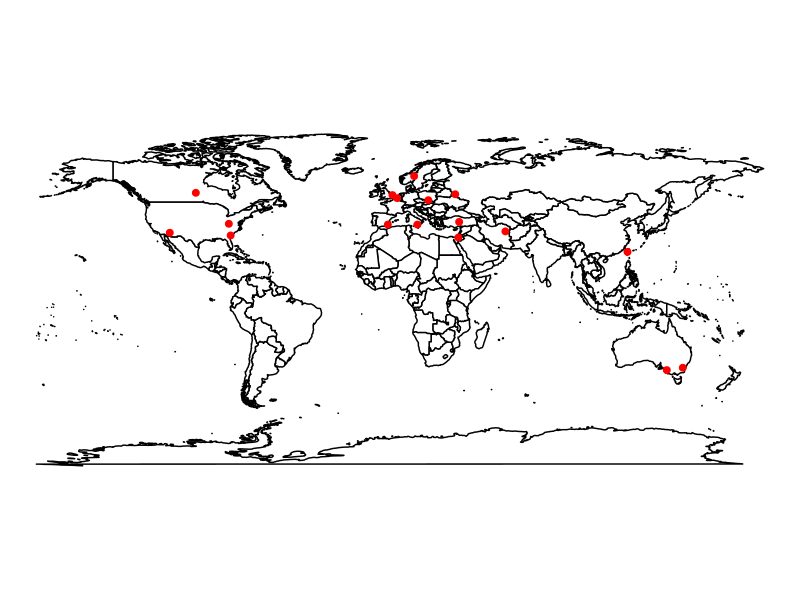

The R script that drew this image:
library(ggplot2)
library(maps)

world_map <- map_data("world")


latitude <- c(51.05,33.44,62.27,52.62,38.96,31.04,23.69,37.59,38,53.04,53.76, -35.28,-36.48,50.03,34.13,37.59,32.07)
longitude <- c(3.71,-112.07, 12.34,1.29,35.24,34.85,120.96,-1.07,-82,33.26,-98.81,149.12,140.97,19.56,58.8,14.01,-81.08)


coordinates_df <- data.frame(latitude, longitude)


ggplot() +
  geom_polygon(data = world_map, aes(x = long, y = lat, group = group), 
               fill = "white", color = "black") +
  geom_point(data = coordinates_df, aes(x = longitude, y = latitude), 
             color = "red", size = 2) +
  coord_quickmap() +  # Equal aspect ratio projection
  theme_void()  # Removes unnecessary elements like axes and legends
